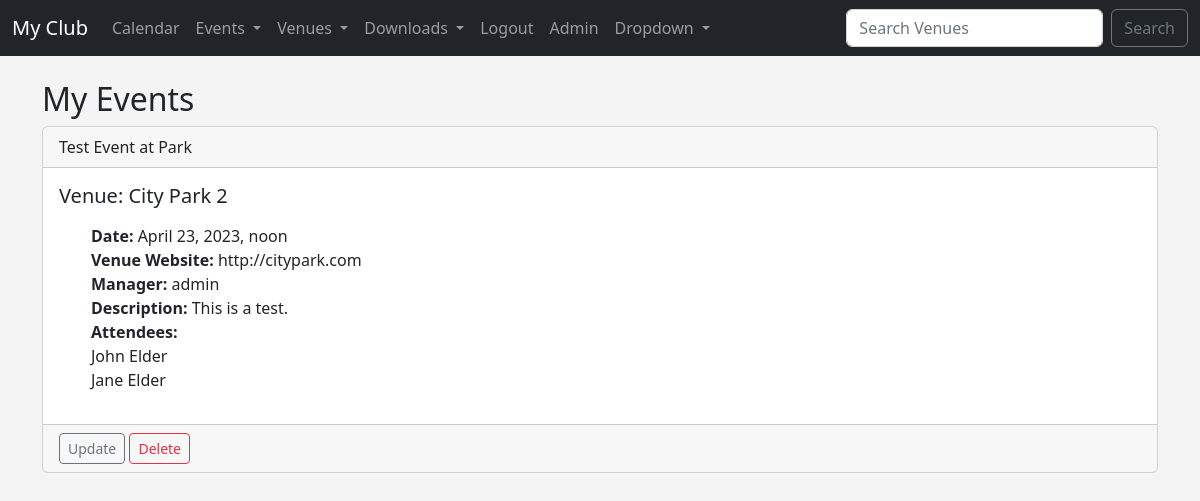
The app's page /my_events (signed in) with its own data.
### events/models.py (models this page shows, shortened)
class Event(models.Model):
    name = models.CharField('Event Name', max_length=120)
    date = models.DateTimeField('Event Date')
    venue = models.ForeignKey(
        Venue, blank=True, null=True, on_delete=models.CASCADE)
    manager = models.ForeignKey(
        User, blank=True, null=True, on_delete=models.SET_NULL)
    description = models.TextField(blank=True)
    attendees = models.ManyToManyField(MyClubUser, blank=True)
    approved = models.BooleanField('Approved', default=False)
    def __str__(self):
        return self.name

class Venue(models.Model):
    name = models.CharField('Venue Name', max_length=120)
    address = models.CharField(max_length=300)
    zip_code = models.CharField('Zip Code', max_length=10)
    phone = models.CharField('Contact Phone', max_length=25, blank=True)
    web = models.URLField('Website Address', blank=True)
    email_address = models.EmailField('Email Address', blank=True)
    owner = models.IntegerField('Venue Owner', blank=False, default=1)
    venue_image = models.ImageField(
        'Venue Image', null=True, blank=True, upload_to='images/')
    def __str__(self):
        return self.name

class MyClubUser(models.Model):
    first_name = models.CharField(max_length=30)
    last_name = models.CharField(max_length=30)
    email = models.EmailField('User Email')
    def __str__(self):
        return self.first_name + ' ' + self.last_name  # Display name in admin panel

### events/views.py (the view)
# urls.py: path('my_events', views.my_events, name='my-events'),
def my_events(request):
    if request.user.is_authenticated:
        me = request.user.id
        events = Event.objects.filter(attendees=me)
        return render(request, 'events/my_events.html', {
            'events': events
        })
    else:
        messages.success(request, 'You Aren\'t Authorized to View This Page!')
        return redirect('home')

### events/templates/events/my_events.html (shortened to what this page needs)
{% extends 'events/base.html' %}
{% block content %}
    <h2>My Events</h2>
    {% for event in events %}
    <div class="card">
        <div class="card-header">
          {{event}}
        </div>
        <div class="card-body">
          <h5 class="card-title">Venue: {{ event.venue }}</h5>
          <p class="card-text">
            <ul>
                <strong>Date:</strong> {{ event.date }}<br/>
                <strong>Venue Website:</strong> {{ event.venue.web }}</br>
                <strong>Manager:</strong> {{ event.manager }}</br>
                <strong>Description:</strong> {{ event.description }}</br>
                <strong>Attendees:</strong> <br/>
                    {% for user in event.attendees.all %}
                    {{ user }}<br>
                    {% endfor %}
            </ul>
          </p>
        </div>
        {% if user.is_authenticated %}
        {% if user == event.manager %}
        <div class="card-footer text-muted">
          <a href = "{% url 'update-event' event.id %}" class="btn btn-outline-secondary btn-sm">Update</a>
          <a href = "{% url 'delete-event' event.id %}" class="btn btn-outline-danger btn-sm">Delete</a>
        </div>
        {% endif %}
        {% endif %}
      </div>
            {% endfor %}
{% endblock %}

### records on screen
Event: name "Test Event at Park", venue "City Park 2", date "April 23, 2023, noon", venue.web "http://citypark.com", manager "admin", description "This is a test.", shows "Update"
MyClubUser: first_name+last_name "John Elder"
MyClubUser: first_name+last_name "Jane Elder"
